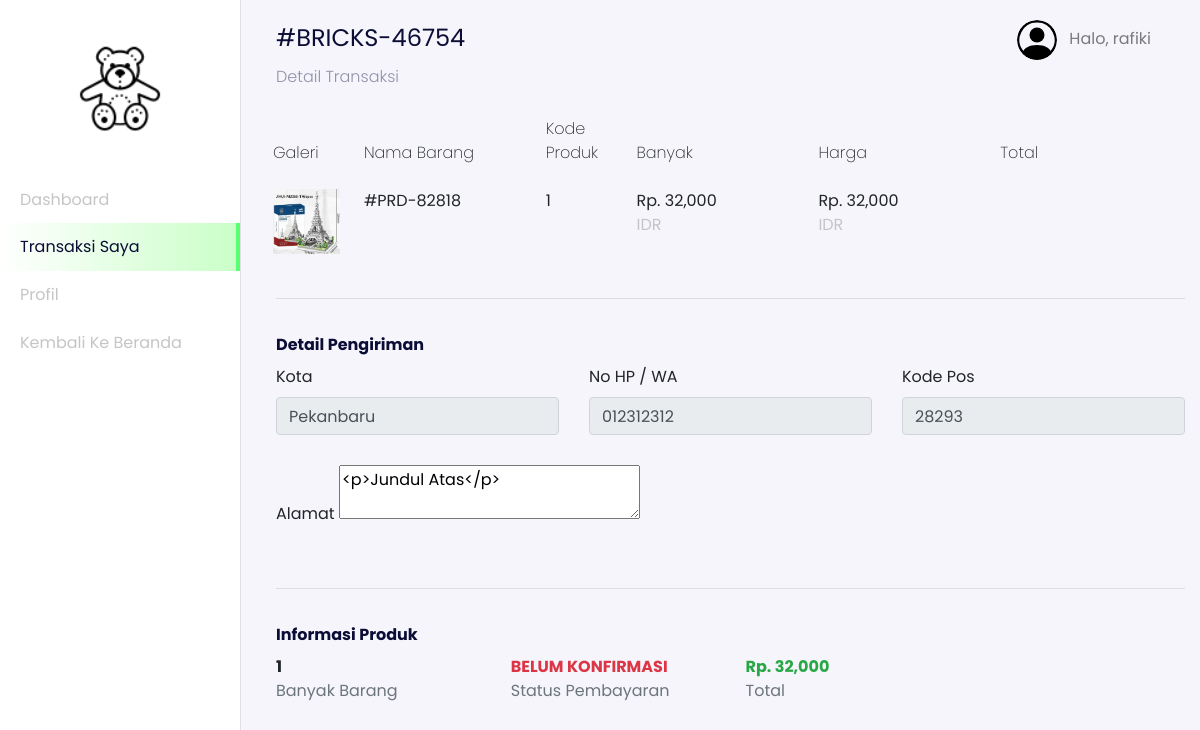
The app's page /user/index.php?page=transactions-details&id=7 (signed in) with its own data.
### tables this page shows
CREATE TABLE `users` (
  `id_user` int(11) NOT NULL,
  `name` varchar(255) NOT NULL,
  `email` varchar(255) NOT NULL,
  `password` varchar(255) NOT NULL,
  `address` text DEFAULT NULL,
  `phone_number` varchar(255) NOT NULL,
  `postal_code` varchar(191) NOT NULL,
  `roles` varchar(255) NOT NULL
);

CREATE TABLE `transactions` (
  `id_transaction` int(11) NOT NULL,
  `user_id` int(11) NOT NULL,
  `total_price` int(11) NOT NULL,
  `city` varchar(255) NOT NULL,
  `rekening_id` int(11) NOT NULL,
  `transaction_status` varchar(255) NOT NULL,
  `weight_total` int(11) NOT NULL,
  `delivered` int(11) NOT NULL,
  `photo_transaction` varchar(255) NOT NULL,
  `code` varchar(255) NOT NULL,
  `receiver` varchar(255) NOT NULL,
  `time_arrived` timestamp NULL DEFAULT NULL,
  `created_at` timestamp NOT NULL DEFAULT current_timestamp()
);

CREATE TABLE `transactions_details` (
  `id_transaction_detail` int(11) NOT NULL,
  `transaction_id` int(11) NOT NULL,
  `product_id` int(11) NOT NULL,
  `price` int(11) NOT NULL,
  `banyak` int(11) NOT NULL,
  `code_product` varchar(255) NOT NULL
);

CREATE TABLE `products_galleries` (
  `id_gallery` int(11) NOT NULL,
  `photos` varchar(255) NOT NULL,
  `product_id` int(11) NOT NULL
);

CREATE TABLE `products` (
  `id_product` int(11) NOT NULL,
  `product_name` varchar(255) NOT NULL,
  `unit` int(11) NOT NULL,
  `price` varchar(255) NOT NULL,
  `descriptions` text NOT NULL,
  `category_id` int(11) NOT NULL,
  `stock` varchar(255) NOT NULL
);

### config/config.php (called while the page is built, shortened)
<?php
$host = 'localhost';
$user = 'root';
$password = '';
$dbname = 'bricks';
$conn = mysqli_connect($host, $user, $password, $dbname);
function query($query)
{
    global $conn;
    $result = mysqli_query($conn, $query);
    $rows = [];
    while ($row = mysqli_fetch_assoc($result)) {
        $rows[] = $row;
    }
    return $rows;
}

### user/transaction/dashboard-user-transactions-details.php (the view, shortened to what this page needs)
<?php
$idTransaction = $_GET["id"];
$transaction_details = query("SELECT * FROM transactions_details INNER JOIN transactions ON transactions_details.transaction_id = transactions.id_transaction INNER JOIN products ON transactions_details.product_id = products.id_product WHERE transaction_id = $idTransaction");
?>
  <nav
  class="navbar navbar-expand-lg navbar-light navbar-store fixed-top"
  data-aos="fade-down"
>
  <div class="container-fluid">
    <div class="collpase navbar-collapse" id="navbarResponsive">
      <ul class="navbar-nav d-none d-lg-flex ml-auto">
        <li class="nav-item dropdown">
          <a
            href="#"
            class="nav-link"
            id="navbarDropdown"
            role="button"
            data-toggle="dropdown"
          >
            <img
              src="../assets/images/person-circle.svg"
              alt="profile"
              height="40px"
              class="rounded-circle mr-2 profile-picture"
            />
            <?php
              $id_user = $_SESSION['user'];
              $user = query("SELECT * FROM users WHERE id_user = $id_user")[0];
            ?>
            Halo, <?= $user["name"]; ?>
          </a>
        </li>
      </ul>
    </div>
  </div>
</nav>
  <div class="section-content section-dashboard-home" data-aos="fade-up">
    <div class="container-fluid">
      <div class="dashboard-heading">
      <?php
        $transactionMain = query("SELECT * FROM transactions WHERE id_transaction = $idTransaction")[0];
      ?>
        <h2 class="dashboard-title">#<?= $transactionMain["code"]; ?></h2>
        <p class="dashboard-subtitle">Detail Transaksi</p>
      </div>
      <div class="dashboard-content store-cart">
        <div class="row" data-aos="fade-up" data-aos-delay="100">
            <div class="col-12 table-responsive">
              <table class="table table-borderless table-cart">
                <thead>
                  <tr>
                    <th>Galeri</th>
                    <th>Nama Barang</th>
                    <th>Kode Produk</th>
                    <th>Banyak</th>
                    <th>Harga</th>
                    <th>Total</th>
                  </tr>
                </thead>
                <tbody>
                <?php
                $banyak = 0;
                ?>
                  <?php foreach ($transaction_details as $t) : ?>
                    <?php
                      $idProduct = $t["product_id"];
                      $gallery = query("SELECT * FROM products_galleries INNER JOIN products ON products_galleries.product_id = products.id_product WHERE products_galleries.product_id = $idProduct");
                      $banyak += $t["banyak"];
                      $total = $t["price"] * $t["banyak"];
                    ?>
                    <tr>
                      <td style="width: 10%;">
                        <img src="../assets/images/<?= $gallery[0]["photos"]; ?>" alt="" class="cart-image w-100">
                      </td>
                      <td style="width: 20%;">
                        <div class="">#<?= $t["code_product"]; ?></div>
                      </td>
                      <td style="width: 10%;">
                        <div class=""><?= $t["banyak"]; ?></div>
                      </td>
                      <td style="width: 20%;">
                        <div class="">Rp. <?= number_format($t["price"]); ?></div>
                        <div class="product-title">IDR</div>
                      </td>
                      <td style="width: 20%;">
                        <div class="">Rp. <?= number_format($total); ?></div>
                        <div class="product-title">IDR</div>
                      </td>
                    </tr>
                  <?php endforeach;?>
                </tbody>
              </table>
            </div>
        </div>
        <form action="" method="POST">
          <div class="row" data-aos="fade-up" data-aos-delay="150">
            <div class="col-12">
              <hr>
            </div>
            <div class="col-12">
              <h2>
                Detail Pengiriman
              </h2>
            </div>
          </div>
          <div class="row mb-2" data-aos="fade-up" data-aos-delay="200">
            <div class="col-md-4">
              <div class="form-group">
                <label for="city">Kota</label>
                <input type="text" readonly value="<?= $transactionMain["city"]; ?>" class="form-control">
              </div>
            </div>
            <div class="col-md-4">
              <div class="form-group">
                <label for="phone_number">No HP / WA</label>
                <input type="tel" readonly name="phone_number" id="phone_number" class="form-control form-store" value="<?= $user["phone_number"] ?? ''; ?>" required>
              </div>
            </div>
            <div class="col-md-4">
              <div class="form-group">
                <label for="zip_code">Kode Pos</label>
                <input type="number" readonly name="zip_code" id="zip_code" required value="<?= $user["postal_code"] ?? ''; ?>" class="form-control form-store">
              </div>
            </div>
            <div class="col-md-12" id="alamat">
              <div class="form-group">
                <label for="address">Alamat</label>
                <textarea name="address" readonly id="editor"><?= $user["address"] ?? ''; ?></textarea>
              </div>
            </div>
          </div>
          <div class="row" data-aos="fade-up" data-aos-delay="150">
            <div class="col-12">
              <hr>
            </div>
            <div class="col-12">
              <h2 class="mb-2">
                Informasi Produk
              </h2>
            </div>
          </div>
          <div class="row justify-content-center mb-5" data-aos="fade-up" data-aos-delay="200">
            <div class="col-4 col-md-3">
              <div class="font-weight-bold"><?= $banyak; ?></div>
              <div class="text-muted">Banyak Barang</div>
            </div>
            <div class="col-4 col-md-3">
            <?php if ($transactionMain["transaction_status"] == 'BELUM KONFIRMASI') : ?>
                <div class="text-danger font-weight-bold"><?= ($transactionMain["transaction_status"]); ?></div>
              <?php else : ?>
                <div class="text-success font-weight-bold"><?= ($transactionMain["transaction_status"]); ?></div>
              <?php endif;?>
              <div class="text-muted">Status Pembayaran</div>
            </div>
            <div class="col-4 col-md-3">
            <div class="text-success font-weight-bold">Rp. <?= number_format($transactionMain["total_price"]); ?></div>
              <div class="text-muted">Total</div>
            </div>
            <div class="col-4 col-md-3">
            </div>
          </div>
        </form>
      </div>
    </div>
  </div>

### records on screen
users: name "rafiki", phone_number "012312312", zip_code "28293", address "<p>Jundul Atas</p>"
transactions: code "BRICKS-46754", city "Pekanbaru", transaction_status "BELUM KONFIRMASI", total_price "32,000"
transactions_details: products_galleries.photos (picture), code_product "PRD-82818", banyak "1", product.price "32,000", total "32,000"

### other values on screen
$banyak "1"
